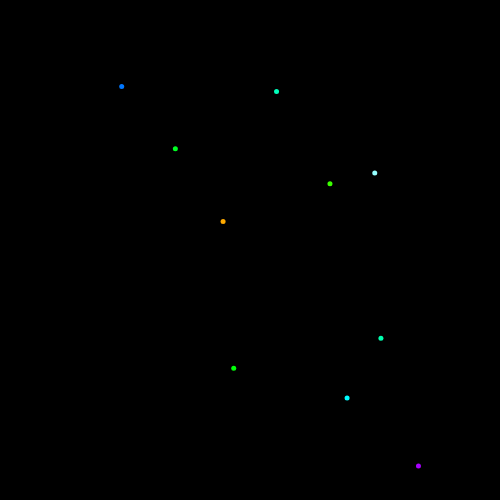
Frame 1 (no input)
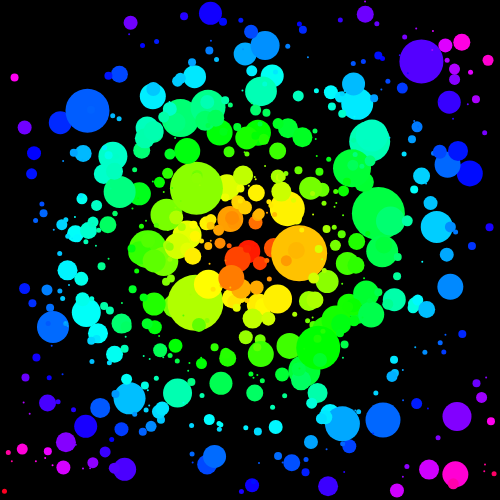
Frame 60 (no input)
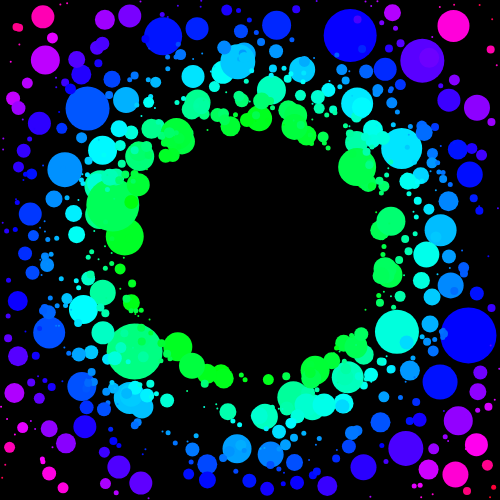
Frame 120 (the mouse pressed at the canvas centre since frame 60)

The p5.js sketch that drew these frames (run headless with seeded random() and noise() and a simulated clock; from frame 60 on, the mouse is pressed at the canvas centre):

// p5.js sketch
// ── sketch.js
// Mikian Musser
// Code Central
// Sprint: Advanced Programing Topics with P5.js
// https://www.youtube.com/watch?v=QHEQuoIKgNE
// https://p5js.org/reference/

// MAXSIZE => The max radius of a circle
// CIRCLESEACHFRAME => The numbers of circles that are spawned each frame
// ATTEMPTS => The nuber of tries to spawn a circle each frame.
// MAX => Max number of circles possible
var MAXSIZE = 50;
var CIRCLESEACHFRAME = 10;
var ATTEMPTS = CIRCLESEACHFRAME * 10;
var MAX = 1000;

// circle => Array to hold the cirlces
// Finished => Var to tell if we have finished packing the space yet
var circles = [];
var finished = false;

// Create the canvas
function setup(){
  createCanvas(500,500);
}

function draw(){
  // Draw the background
  background(0,0,0)
  addCircles();

  // For each circle update, grow, and show.
  for (var i = 0; i < circles.length; i++) {
    circles[i].update();
    circles[i].grow();
    circles[i].show();
  }
}

function addCircles(){
  // circlesThisFrame keeps track of how many circles have sucessfully been spwaned this frame.
  // attemptsToAddCircle keepts track of how many attempts to add a circle have been made.
  var circlesThisFrame = 0;
  var attemptsToAddCircle = 0;
  // If the number of cirlcs is less than the max and we are not finished then ->
  if(circles.length < MAX && !finished){
    // While the # of circles this frame < CIRCLESEACHFRAME
    while (circlesThisFrame < CIRCLESEACHFRAME){
      // inc attempts
      attemptsToAddCircle++;
      // If we sucessfully add a circle then inc circlesThisFrame
      if(addCircle()) {
        circlesThisFrame++;
      }
      // If we try too many times (attemptsToAddCircle > ATTEMPTS)
      // Then we are done trying to pack circles
      if(attemptsToAddCircle > ATTEMPTS){
        finished = true;
        // Break from while loop
        break;
      }
    }
  }
}

// ── circle.js

// This is a circle object
// It takes an x and a y for its location
function Circle(x,y) {
  // this.pos is a vector with the obejct's pos(x,y)
  this.pos = createVector(random(width),random(height));
  // this.pos = createVector(x,y);
  this.vel = createVector(0,0);
  this.acc = createVector(0,0);
  this.target = createVector(x,y)

  // this.r is the circle's radius
  // this.growrate is how fast the cirlce grows
    // Amount each frame
  // this.growing is a bool var for it the circle should grow or not
  // this.buffer is how much black space should be allowed between circles
  this.r = 1;
  this.growRate = 1.5;
  this.growing = true;
  this.buffer = 5;

  // how the cirlces move.
  // MaxSpeed is how long a vector can possibly be (Top left to bottom right)
  // How much do we slow down
  // this.maxSpeed = sqrt(width * width + width * width);
  this.maxSpeed = 5;
  this.maxForce = 0.3;
  this.fleeRange = 125;
  this.fleeSpeed = 7;

  // var middle = createVector(width/2,height/2);
  // var d = dist(middle.x, middle.y, this.target.x, this.target.y)
  // var c = map(d,0,width/2,0,255)

  // this.color is the color of the circle
  // this.color = color(random(360),255,255)
  // this.color = color(c,255,255)

  // Apply a force to acc (Takes a vector)
  this.applyForce = function(f) {
    this.acc.add(f)
  }

  // This function will update the color of the circle
  this.updateColor = function() {
    var middle = createVector(width/2,height/2);
    var d = dist(middle.x, middle.y, this.pos.x, this.pos.y);
    var c = map(d,0,width/2,0,255);
    this.color = color(c,255,255);
  }

  // updates color, vel, pos, acc, and calls the arrive function.
  this.update = function() {
    this.updateColor();
    this.vel.add(this.acc);
    this.pos.add(this.vel);
    this.acc.mult(0);
    this.arrive(this.target);
    var d = dist(this.pos.x,this.pos.y,mouseX,mouseY)
    var mouseV = createVector(mouseX,mouseY);
    if(d < this.fleeRange) {this.applyForce(this.run(mouseV));}
  }

  this.run = function(target){
    var fleeingTarget = createVector(target.x, target.y);
    var fleeDir = p5.Vector.sub(this.pos,fleeingTarget)
    fleeDir.setMag(this.fleeSpeed)
    return p5.Vector.sub(fleeDir,this.vel);
  }

  // This arive is a function that moves a agent (circle)
  // towards a target based on how far away from target it is
  // Think of this as stoping at a stop sign
  // We want to go max speed until we are close to the sign
  // As we get closer we want to slow down
  // Once we arive we want to stop
  this.arrive = function(target) {
    // Get the direction
    var desired = p5.Vector.sub(target,this.pos)
    // See how long this vector is
    var d = desired.mag();
    // Get the max speed
    var speed = this.maxSpeed;
    // This is the "Slow down as we get close" part of the alg
    if(d < 10*this.maxSpeed){
      speed = map(d,0,10*this.maxSpeed,0,this.maxSpeed)
    }
    // Resize the vector
    desired.setMag(speed)
    // "steer"
    var steer = p5.Vector.sub(desired,this.vel)
    // Apply the force
    steer.limit(this.maxForce)
    this.applyForce(steer)
  }

  // This.show draws the circle to the screen
  this.show = function() {
    // Color mode Hue, sat, brightness
    // No stroke around the circle
    // Fill the circle with it's color
    // Draw the ellipse
    // NOTE: this.r is the radius so we must mult it by 2 for the with and height
    colorMode(HSB);
    noStroke();
    fill(this.color);
    ellipse(this.pos.x, this.pos.y, this.r * 2,this.r * 2);
  }

  // This.grow will inc this.r by this.growRate if the circle is still growing
  this.grow = function() {
    if(!this.bounds()) {
      this.growing = false;
    }
    // If the circle is still growing and this.r < the MAXSIZE ->
    if(this.growing && this.r < MAXSIZE){
      // this.r = this.r + this.growRate
      this.r += this.growRate;
    }
  }

  // this function will return false if the circle is touching another circle or a wall
  this.bounds = function() {
    // Check to see if the circle is touching a wall
    var tempX = this.target.x + this.r + this.buffer;
    var tempY = this.target.y + this.r + this.buffer;
    if(tempX > width || tempY > height) return false;
    var tempX = this.target.x - this.r - this.buffer;
    var tempY = this.target.y - this.r - this.buffer;
    if(tempX < 0 || tempY < 0) return false;

    // Check to see if 'this' is touching any other circle
    for (var i = 0; i < circles.length; i++) {
      // Check circle at i
      // Get the distance between 'this' and circle c
      var c = circles[i];
      var d = dist(this.target.x, this.target.y, c.target.x, c.target.y)
      // IF D > 1 // NOTE: 'this' is in the circle array so it will
      // check itself so the distance from itself to itself will be 0
      // thus will stop growing
      if(d > 1){
        // if the distance is less than both radius + the buffer then return false
        if(d < this.r + c.r + this.buffer) {
          return false;
        }
      }
    }
    return true;
  }
}

function addCircle() {
  var x = random(width);
  var y = random(height);

  var valid = true;
  for (var i = 0; i < circles.length; i++) {
    var c = circles[i];
    var d = dist(x,y,c.target.x,c.target.y)
    if(d - c.buffer < c.r) {
      valid = false;
    }
  }

  if(valid){
    circles.push(new Circle(x,y))
  }

  return valid;
}
